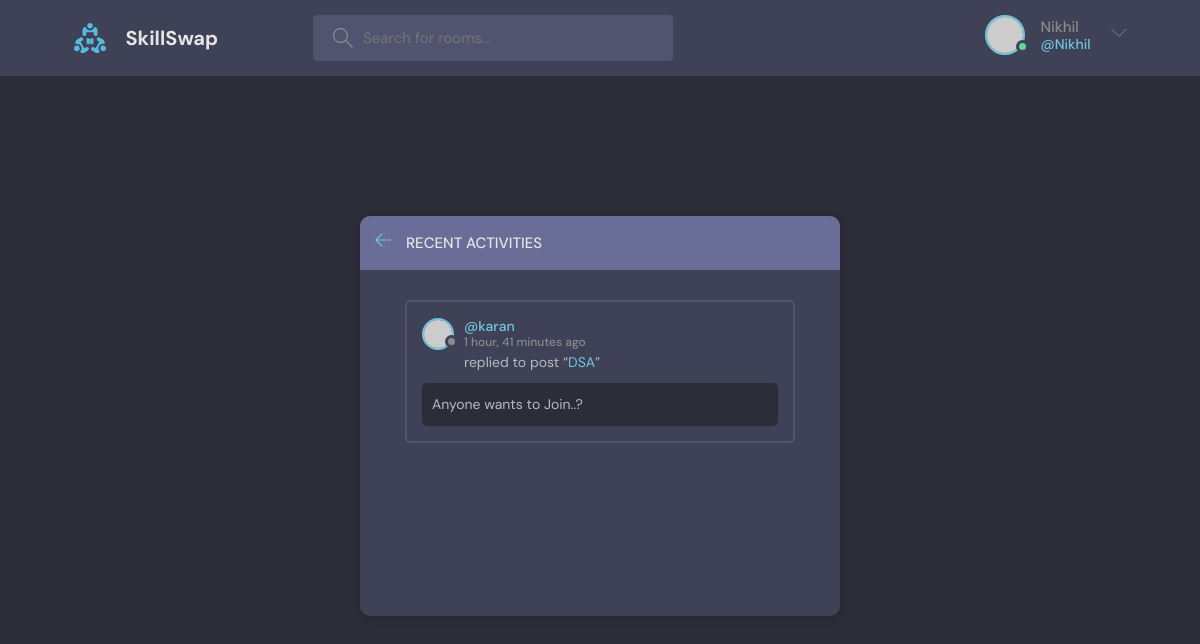
Page /activity/ (signed in) on the committed database.
### base/models.py (models this page shows, shortened)
class Message(models.Model):
    user = models.ForeignKey(User, on_delete = models.CASCADE)
    room = models.ForeignKey(Room, on_delete = models.CASCADE)
    body = models.TextField()
    updated = models.DateTimeField(auto_now = True)
    created = models.DateTimeField(auto_now_add = True)
    class Meta:
        ordering = ['-updated', '-created']

class Room(models.Model):
    host = models.ForeignKey(User, on_delete = models.SET_NULL, null = True)
    topic = models.ForeignKey(Topic, on_delete = models.SET_NULL, null = True)
    name = models.CharField(max_length = 200)
    description = models.TextField(null= True, blank= True)
    participants = models.ManyToManyField(User, related_name='participants', blank=True)
    updated = models.DateTimeField(auto_now= True)
    created = models.DateTimeField(auto_now_add= True)
    class Meta:
        ordering = ['-updated', '-created']
    def __str__(self):
        return self.name

### base/views.py (the view)
# urls.py: path('activity/',views.activityPage, name="activity"),
def activityPage(request):
    room_messages = Message.objects.all()
    context = {'room_messages':room_messages}
    return render(request,'base/activity.html', context)

### base/templates/base/activity.html (shortened to what this page needs)
{% extends 'main.html' %}
{% block content %}
    <main class="layout">
      <div class="container">
        <div class="layout__box">
          <div class="layout__boxHeader">
            <div class="layout__boxTitle">
              <a href="{% url 'home' %}">
                <svg version="1.1" xmlns="http://www.w3.org/2000/svg" width="32" height="32" viewBox="0 0 32 32">
                  <title>arrow-left</title>
                  <path
                    d="M13.723 2.286l-13.723 13.714 13.719 13.714 1.616-1.611-10.96-10.96h27.625v-2.286h-27.625l10.965-10.965-1.616-1.607z"
                  ></path>
                </svg>
              </a>
              <h3>Recent Activities</h3>
            </div>
          </div>
          <div class="activities-page layout__body">
            {% for message in room_messages %}
            <div class="activities__box">
              <div class="activities__boxHeader roomListRoom__header">
                <a href="{% url 'user-profile' message.user.id %}" class="roomListRoom__author">
                  <div class="avatar avatar--small">
                    <img src="https://randomuser.me/api/portraits/men/1.jpg" />
                  </div>
                  <p>
                    @{{message.user}}
                    <span>{{message.created|timesince}} ago</span>
                  </p>
                </a>
              </div>
              <div class="activities__boxContent">
                <p>replied to post “<a href="{% url 'room' message.room.id %}">{{message.room}}</a>”</p>
                <div class="activities__boxRoomContent">
                  {{message.body}}
                </div>
              </div>
            </div>
            {% endfor %}
          </div>
        </div>
      </div>
    </main>
{% endblock content %}

### templates/navbar.html (shortened to what this page needs)
{% load static %}
<header class="header header--loggedIn">
    <div class="container">
      <a href="{% url 'home' %}" class="header__logo">
        <img src="{% static 'images/logo.svg' %}" />
        <h1>SkillSwap</h1>
      </a>
      <form class="header__search" method="GET" action="{% url 'home' %}">
        <label>
          <input name="q" placeholder="Search for rooms..." />
        </label>
      </form>
      <nav class="header__menu">
        {% if request.user.is_authenticated%}
        <div class="header__user">
          <a href="{% url 'update-user' %}">
            <div class="avatar avatar--medium active">
              <img src="https://randomuser.me/api/portraits/men/22.jpg" />
            </div>
            <p>{{request.user.username}} <span>@{{request.user.username}}</span></p>
          </a>
          <button class="dropdown-button">
            <svg version="1.1" xmlns="http://www.w3.org/2000/svg" width="32" height="32" viewBox="0 0 32 32">
              <title>chevron-down</title>
              <path d="M16 21l-13-13h-3l16 16 16-16h-3l-13 13z"></path>
            </svg>
          </button>
        </div>
        {% else %}
        <a href="{% url 'login' %}">
          <img src="{% static 'images/avatar.svg' %}" />
          <p>Login</p>
        </a>
        {% endif %}
      </nav>
    </div>
  </header>

### static/styles/style.css (style rules this page uses)
:root { --color-main: #71c6dd; --color-main-light: #e1f6fb; --color-dark: #3f4156; --color-dark-medium: #51546e; --color-dark-light: #696d97; --color-light: #e5e5e5; --color-gray: #8b8b8b; --color-light-gray: #b2bdbd; --color-bg: #2d2d39; --color-success: #5dd693; --color-error: #fc4b0b; }
* { font-family: "DM Sans", -apple-system, BlinkMacSystemFont, "Segoe UI", Roboto, Oxygen, Ubuntu, Cantarell, "Open Sans", "Helvetica Neue", sans-serif; margin: 0; padding: 0; box-sizing: border-box; text-rendering: optimizeLegibility; font-size: inherit; }
html { font-size: 56.25%; }
@media only screen and (min-width: 1200px) { html { font-size: 62.5%; } }
body { line-height: 1.6; font-weight: 400; font-size: 1.5rem; color: var(--color-light-gray); background-color: var(--color-bg); min-height: 100vh; }
img { width: 100%; }
a { display: inline-block; color: var(--color-main); text-decoration: none; }
.container { max-width: 120rem; width: 90%; margin: auto; }
.avatar { position: relative; display: inline-block; border-radius: 50%; border: 2px solid var(--color-main); }
.avatar img { display: block; border-radius: 50%; object-fit: cover; object-position: center; }
.avatar::after { content: ""; display: block; position: absolute; background-color: var(--color-gray); z-index: 111; border-radius: 50%; border: 0.3rem solid var(--color-dark); }
.avatar.active::after { background-color: var(--color-success); }
.avatar.avatar--small img { width: 2.8rem; height: 2.8rem; }
.avatar.avatar--small:after { width: 0.7rem; height: 0.7rem; bottom: 0px; right: -6px; }
.avatar.avatar--medium img { width: 3.6rem; height: 3.6rem; border-radius: 50%; }
.avatar.avatar--medium:after { width: 0.7rem; height: 0.7rem; bottom: 0px; right: -6px; }
.header { padding: 1.5rem; background-color: var(--color-dark); }
.header > .container { display: flex; gap: 9.5rem; }
.header__logo, .header__user { display: flex; gap: 2rem; align-items: center; }
.header__logo > img { height: 3.2rem; width: 3.2rem; }
.header__logo > h1 { font-weight: 700; font-size: 2rem; color: var(--color-light); }
.header__search > label { background-color: var(--color-dark-medium); padding: 1.3rem 1rem; display: flex; align-items: center; gap: 1rem; border-radius: 4px; }
.header__search svg { fill: var(--color-gray); width: 2rem; height: 2rem; margin-left: 1rem; }
.header__search input { width: 30rem; background: transparent; border: none; outline: none; color: var(--color-light); }
.header__menu { margin-left: auto; position: relative; }
.header__menu a { display: flex; gap: 1.5rem; align-items: center; font-weight: 500; text-decoration: none; color: var(--color-gray); }
.header__menu img { height: 3.6rem; }
.header__menu p { line-height: 1.2; }
.header__menu span { color: var(--color-main); font-weight: 500; font-size: 1.4rem; display: block; }
.header__menu svg { width: 1.6rem; height: 1.6rem; fill: var(--color-dark-light); }
.dropdown-button { background: transparent; border: 0; outline: 0; cursor: pointer; }
.layout { margin-top: 2.4rem; }
.layout > .container { display: flex; justify-content: space-between; align-items: flex-start; }
.layout__box { width: 90%; max-width: 48rem; min-height: 40rem; position: absolute; top: 50%; left: 50%; transform: translate(-50%, -46%); background-color: var(--color-dark); border-radius: 1rem; box-shadow: 1px 1px 6px 3px rgba(0, 0, 0, 0.1); overflow: hidden; }
.layout__boxHeader { display: flex; padding: 1.5rem; background-color: var(--color-dark-light); }
.layout__boxTitle { display: flex; gap: 1.5rem; align-items: center; }
.layout__boxTitle h3 { text-transform: uppercase; font-weight: 500; color: var(--color-light); }
.layout__boxTitle svg { width: 1.6rem; height: 1.6rem; fill: var(--color-main); }
.layout__body { margin: 3rem; }
.roomListRoom__header { display: flex; justify-content: space-between; align-items: center; }
.roomListRoom__author { font-weight: 500; display: flex; align-items: center; gap: 1rem; }
.activities__box { margin: 1.5rem; padding: 1.5rem; border: 2px solid var(--color-dark-medium); border-radius: 5px; }
.activities__boxHeader p { font-size: 1.4rem; line-height: 1.3; }
.activities__boxHeader p span { color: var(--color-gray); font-size: 1.2rem; display: block; }
.activities__boxContent { margin-left: 4.2rem; }
.activities__boxContent { font-size: 1.4rem; }
.activities__boxRoomContent { background: var(--color-bg); padding: 1rem; border-radius: 5px; margin-top: 1rem; margin-left: -4.2rem; }

### rows in the picture
Message: user "karan", created "1 hour, 41 minutes", room "DSA", body "Anyone wants to Join..?"

### other values in the picture
{{ request.user.username }} "Nikhil"
